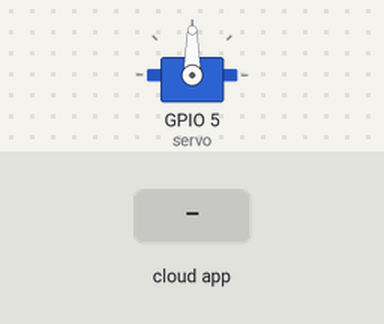
Bench run of a sketch on a simulated ESP8266 (NodeMCU). Shown: servo. The inputs (shaded band) are chosen by the test bench. WiFi joins after 1.5 s; servers stay silent unless stated; the Firebase database answers and starts empty; what the sketch prints to the serial monitor is not drawn.

Above: at 3.2 s.
3.3 s: the phone or cloud app sets durum to 1
At 4.3 s:
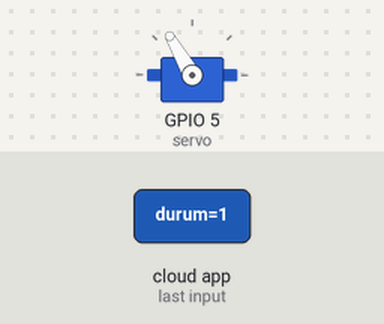
6.0 s: the phone or cloud app sets durum to 0
At 7.1 s:
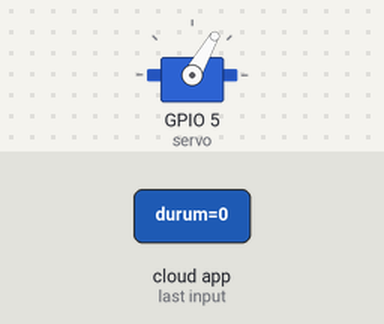
Timing chart, 0 to 9.0 s (numbered marks = the images above; inputs shaded):
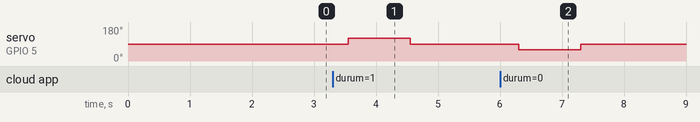

Measured:
- after the input at 3.3 s, servo on GPIO 5 (servo): 90° → 120° after 0.25 s, → 90° 1.0 s later
- after the input at 6.0 s, servo on GPIO 5 (servo): 90° → 60° after 0.30 s, → 90° 1.0 s later

The sketch:

roomLight.ino
```cpp
/*
1-Go to Firebase.

2-Create a new project.

3-Go to the "Rules" tab of the new project and make the following changes.

`{
  "rules": {
    ".read": true,
    ".write": true
  }
}
`

4-Switch to the "Data" tab and create a path named "/homeAsistant/durum".

5-Add a data point under the created path and assign a value representing the initial state (e.g., "0" or "1")
*/


#include "FirebaseESP8266.h"
#include <ESP8266WiFi.h>
#include <Servo.h>

Servo servo;

#define FIREBASE_HOST ""   // Paste your Firebase link here
#define FIREBASE_AUTH ""   // Paste your Firebase authentication ID here
#define WIFI_SSID ""  // Enter your WiFi SSID here
#define WIFI_PASSWORD ""   // Enter your WiFi password here

FirebaseData veritabanim;
String beforeOn = "1";
String beforeOff = "1";

void setup()
{
  servo.attach(5); // Connect the servo motor to pin D1
  servo.write(90); // Set the servo motor to the initial position
  delay(500);
  Serial.begin(115200); // Start serial communication

  WiFi.begin(WIFI_SSID, WIFI_PASSWORD);
  Serial.print("Connecting to the network");

  while (WiFi.status() != WL_CONNECTED)
  {
    Serial.print(".");
    delay(300);
  }

  Serial.println();
  Serial.print("Connected to the IP address: ");
  Serial.println(WiFi.localIP());
  Serial.println();

  Firebase.begin(FIREBASE_HOST, FIREBASE_AUTH); // Connect to Firebase
  Firebase.reconnectWiFi(true); // Enable reconnection to WiFi if it gets disconnected
}

void loop()
{
  // Retrieve data from the Firebase database at "/homeAsistant/durum" path
  if (Firebase.getString(veritabanim, "/homeAsistant/durum"))
  {
    if (beforeOff == "1")
    {
      // If the light was off and the received data is "1", turn on the light
      if (veritabanim.stringData() == "1")
      {
        servo.write(120); // Adjust the servo motor to the appropriate angle to turn on the light
        delay(1000);
        servo.write(90); // Set the servo motor back to the initial position
        beforeOff = "0";
        beforeOn = "1";
      }
    }
    else if (beforeOn == "1")
    {
      // If the light was on and the received data is "0", turn off the light
      if (veritabanim.stringData() == "0")
      {
        servo.write(60); // Adjust the servo motor to the appropriate angle to turn off the light
        delay(1000);
        servo.write(90); // Set the servo motor back to the initial position
        beforeOff = "1";
        beforeOn = "0";
      }
    }
    else if (veritabanim.stringData() == "3")
    {
      // If the received data is "3", reset the light state
      beforeOff = "1";
      beforeOn = "1";
    }
  }
  delay(200);
}
```
